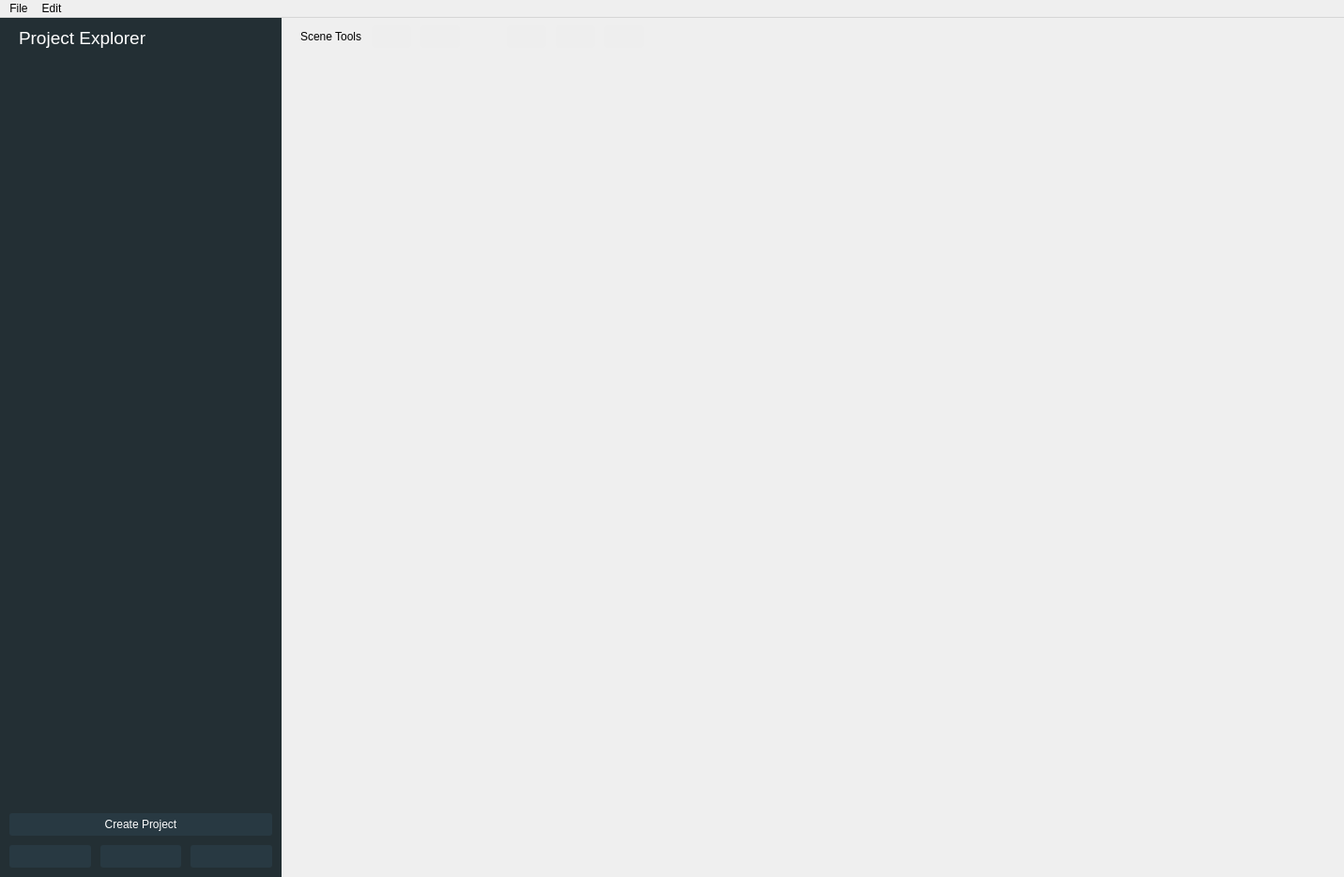
<?xml version="1.0" encoding="UTF-8"?>
<ui version="4.0">
 <class>MainWindow</class>
 <widget class="QMainWindow" name="MainWindow">
  <property name="geometry">
   <rect>
    <x>0</x>
    <y>0</y>
    <width>1432</width>
    <height>934</height>
   </rect>
  </property>
  <property name="windowTitle">
   <string>CutScene</string>
  </property>
  <property name="styleSheet">
   <string notr="true"/>
  </property>
  <widget class="QWidget" name="centralwidget">
   <layout class="QGridLayout" name="gridLayout">
    <property name="leftMargin">
     <number>0</number>
    </property>
    <property name="topMargin">
     <number>0</number>
    </property>
    <property name="rightMargin">
     <number>0</number>
    </property>
    <property name="bottomMargin">
     <number>0</number>
    </property>
    <property name="spacing">
     <number>0</number>
    </property>
    <item row="3" column="0">
     <widget class="QWidget" name="widget" native="true">
      <property name="minimumSize">
       <size>
        <width>300</width>
        <height>0</height>
       </size>
      </property>
      <property name="maximumSize">
       <size>
        <width>300</width>
        <height>16777215</height>
       </size>
      </property>
      <property name="styleSheet">
       <string notr="true">background-color: rgb(35, 47, 52);

</string>
      </property>
      <layout class="QVBoxLayout" name="verticalLayout">
       <property name="spacing">
        <number>10</number>
       </property>
       <property name="leftMargin">
        <number>10</number>
       </property>
       <property name="topMargin">
        <number>10</number>
       </property>
       <property name="rightMargin">
        <number>10</number>
       </property>
       <property name="bottomMargin">
        <number>10</number>
       </property>
       <item>
        <widget class="QLabel" name="label">
         <property name="font">
          <font>
           <family>Segoe UI</family>
           <pointsize>14</pointsize>
           <weight>50</weight>
           <italic>false</italic>
           <bold>false</bold>
          </font>
         </property>
         <property name="styleSheet">
          <string notr="true">color: rgb(255, 255, 255);
font: 14pt &quot;Segoe UI&quot;;
margin-left: 5px;</string>
         </property>
         <property name="text">
          <string>Project Explorer</string>
         </property>
        </widget>
       </item>
       <item>
        <widget class="QTreeView" name="levelsView">
         <property name="contextMenuPolicy">
          <enum>Qt::DefaultContextMenu</enum>
         </property>
         <property name="styleSheet">
          <string notr="true">QTreeView {
    show-decoration-selected: 1;
	color: rgb(255, 255, 255);
	font: 25 12pt &quot;Segoe UI Light&quot;;
	outline: none;
}

QTreeView::item {
	border-radius: 2px;
	border: 0px;
	margin-top: 3px;
	margin-bottom: 3px;
	padding: 5px;
    color: rgb(255, 255, 255);
}

QTreeView::item:hover {
    background: rgb(40, 57, 66)
}

QTreeView::item:selected {
    background: rgb(52, 73, 85);
}</string>
         </property>
         <property name="frameShape">
          <enum>QFrame::NoFrame</enum>
         </property>
         <property name="frameShadow">
          <enum>QFrame::Plain</enum>
         </property>
         <property name="lineWidth">
          <number>1</number>
         </property>
         <property name="autoScrollMargin">
          <number>16</number>
         </property>
         <property name="editTriggers">
          <set>QAbstractItemView::NoEditTriggers</set>
         </property>
         <property name="showDropIndicator" stdset="0">
          <bool>false</bool>
         </property>
         <property name="dragEnabled">
          <bool>true</bool>
         </property>
         <property name="selectionMode">
          <enum>QAbstractItemView::ContiguousSelection</enum>
         </property>
         <property name="indentation">
          <number>25</number>
         </property>
         <property name="animated">
          <bool>true</bool>
         </property>
         <property name="expandsOnDoubleClick">
          <bool>false</bool>
         </property>
         <attribute name="headerVisible">
          <bool>false</bool>
         </attribute>
        </widget>
       </item>
       <item>
        <widget class="QPushButton" name="buttonCreateProject">
         <property name="toolTip">
          <string>Create Project</string>
         </property>
         <property name="styleSheet">
          <string notr="true">QPushButton {
color: rgb(255, 255, 255);
font: 9pt &quot;Segoe UI&quot;;
background-color: rgb(40, 57, 66);
padding: 5px;
border-radius: 3px
}

QPushButton:hover {
background-color: rgb(52, 73, 85);
padding: 5px;
border-radius: 3px
}

</string>
         </property>
         <property name="text">
          <string>Create Project</string>
         </property>
         <property name="icon">
          <iconset resource="resources.qrc">
           <normaloff>:/levelIcons/img/icons/levelIcons/create_white_96x96.png</normaloff>:/levelIcons/img/icons/levelIcons/create_white_96x96.png</iconset>
         </property>
         <property name="iconSize">
          <size>
           <width>30</width>
           <height>30</height>
          </size>
         </property>
         <property name="autoDefault">
          <bool>false</bool>
         </property>
         <property name="flat">
          <bool>false</bool>
         </property>
        </widget>
       </item>
       <item>
        <widget class="QWidget" name="widget_2" native="true">
         <property name="styleSheet">
          <string notr="true">QPushButton {
background-color: rgb(40, 57, 66);
padding: 5px;
border-radius: 3px
}

QPushButton:hover {
background-color: rgb(52, 73, 85);
padding: 5px;
border-radius: 3px
}

QPushButton:active {
background-color: rgb(52, 73, 85);
padding: 5px;
border-radius: 3px
}</string>
         </property>
         <layout class="QHBoxLayout" name="horizontalLayout">
          <property name="spacing">
           <number>10</number>
          </property>
          <property name="leftMargin">
           <number>0</number>
          </property>
          <property name="topMargin">
           <number>0</number>
          </property>
          <property name="rightMargin">
           <number>0</number>
          </property>
          <property name="bottomMargin">
           <number>0</number>
          </property>
          <item>
           <widget class="QPushButton" name="buttonAddLevel">
            <property name="toolTip">
             <string>Add Level</string>
            </property>
            <property name="styleSheet">
             <string notr="true"/>
            </property>
            <property name="text">
             <string/>
            </property>
            <property name="icon">
             <iconset resource="resources.qrc">
              <normaloff>:/levelIcons/img/icons/levelIcons/add_box_white_96x96.png</normaloff>
              <disabledoff>:/levelIcons/img/icons/levelIcons/add_box_grey_96x96.png</disabledoff>:/levelIcons/img/icons/levelIcons/add_box_white_96x96.png</iconset>
            </property>
            <property name="iconSize">
             <size>
              <width>30</width>
              <height>30</height>
             </size>
            </property>
           </widget>
          </item>
          <item>
           <widget class="QPushButton" name="buttonAddSubLevel">
            <property name="toolTip">
             <string>Add SubLevel</string>
            </property>
            <property name="text">
             <string/>
            </property>
            <property name="icon">
             <iconset resource="resources.qrc">
              <normaloff>:/levelIcons/img/icons/levelIcons/library_add_white_96x96.png</normaloff>
              <disabledoff>:/levelIcons/img/icons/levelIcons/library_add_grey_96x96.png</disabledoff>:/levelIcons/img/icons/levelIcons/library_add_white_96x96.png</iconset>
            </property>
            <property name="iconSize">
             <size>
              <width>30</width>
              <height>30</height>
             </size>
            </property>
           </widget>
          </item>
          <item>
           <widget class="QPushButton" name="buttonAddScene">
            <property name="toolTip">
             <string>Add Scene</string>
            </property>
            <property name="text">
             <string/>
            </property>
            <property name="icon">
             <iconset resource="resources.qrc">
              <normaloff>:/levelIcons/img/icons/levelIcons/videogame_asset_white_96x96.png</normaloff>
              <disabledoff>:/levelIcons/img/icons/levelIcons/videogame_asset_grey_96x96.png</disabledoff>:/levelIcons/img/icons/levelIcons/videogame_asset_white_96x96.png</iconset>
            </property>
            <property name="iconSize">
             <size>
              <width>30</width>
              <height>30</height>
             </size>
            </property>
           </widget>
          </item>
         </layout>
        </widget>
       </item>
      </layout>
     </widget>
    </item>
    <item row="3" column="1">
     <widget class="QWidget" name="widget_3" native="true">
      <widget class="QWidget" name="widget_4" native="true">
       <property name="geometry">
        <rect>
         <x>0</x>
         <y>0</y>
         <width>801</width>
         <height>40</height>
        </rect>
       </property>
       <property name="styleSheet">
        <string notr="true">QPushButton {
background-color: rgb(238, 238, 238);
padding: 5px;
border-radius: 3px
}

QPushButton:hover {
background-color: rgb(200, 200, 200);
padding: 5px;
border-radius: 3px
}

QPushButton:checked {
background-color: rgb(200, 200, 200);
padding: 5px;
border-radius: 3px
}</string>
       </property>
       <layout class="QHBoxLayout" name="horizontalLayout_2">
        <property name="spacing">
         <number>10</number>
        </property>
        <property name="leftMargin">
         <number>10</number>
        </property>
        <property name="topMargin">
         <number>0</number>
        </property>
        <property name="rightMargin">
         <number>10</number>
        </property>
        <property name="bottomMargin">
         <number>0</number>
        </property>
        <item>
         <widget class="QLabel" name="sceneToolsLabel">
          <property name="sizePolicy">
           <sizepolicy hsizetype="Maximum" vsizetype="Preferred">
            <horstretch>0</horstretch>
            <verstretch>0</verstretch>
           </sizepolicy>
          </property>
          <property name="styleSheet">
           <string notr="true">font: 14pt &quot;Segoe UI&quot;;</string>
          </property>
          <property name="text">
           <string>Scene Tools</string>
          </property>
          <property name="margin">
           <number>1</number>
          </property>
          <property name="indent">
           <number>10</number>
          </property>
          <property name="textInteractionFlags">
           <set>Qt::NoTextInteraction</set>
          </property>
         </widget>
        </item>
        <item>
         <widget class="QPushButton" name="buttonAddObjective">
          <property name="sizePolicy">
           <sizepolicy hsizetype="Maximum" vsizetype="Maximum">
            <horstretch>0</horstretch>
            <verstretch>0</verstretch>
           </sizepolicy>
          </property>
          <property name="toolTip">
           <string>Add Objective</string>
          </property>
          <property name="text">
           <string/>
          </property>
          <property name="icon">
           <iconset resource="resources.qrc">
            <normaloff>:/visualModeIcons/img/icons/visualModeIcons/explore_black_96x96.png</normaloff>:/visualModeIcons/img/icons/visualModeIcons/explore_black_96x96.png</iconset>
          </property>
          <property name="iconSize">
           <size>
            <width>30</width>
            <height>30</height>
           </size>
          </property>
         </widget>
        </item>
        <item>
         <widget class="QPushButton" name="buttonAddAnimation">
          <property name="sizePolicy">
           <sizepolicy hsizetype="Maximum" vsizetype="Fixed">
            <horstretch>0</horstretch>
            <verstretch>0</verstretch>
           </sizepolicy>
          </property>
          <property name="toolTip">
           <string>Add Animation</string>
          </property>
          <property name="text">
           <string/>
          </property>
          <property name="icon">
           <iconset resource="resources.qrc">
            <normaloff>:/visualModeIcons/img/icons/visualModeIcons/forum_black_96x96.png</normaloff>:/visualModeIcons/img/icons/visualModeIcons/forum_black_96x96.png</iconset>
          </property>
          <property name="iconSize">
           <size>
            <width>30</width>
            <height>30</height>
           </size>
          </property>
          <property name="checkable">
           <bool>false</bool>
          </property>
         </widget>
        </item>
        <item>
         <spacer name="horizontalSpacer">
          <property name="orientation">
           <enum>Qt::Horizontal</enum>
          </property>
          <property name="sizeType">
           <enum>QSizePolicy::Fixed</enum>
          </property>
          <property name="sizeHint" stdset="0">
           <size>
            <width>40</width>
            <height>20</height>
           </size>
          </property>
         </spacer>
        </item>
        <item>
         <widget class="QPushButton" name="buttonManipulate">
          <property name="toolTip">
           <string>Move Item</string>
          </property>
          <property name="text">
           <string/>
          </property>
          <property name="icon">
           <iconset resource="resources.qrc">
            <normaloff>:/visualModeIcons/img/icons/visualModeIcons/pan_tool_black_96x96.png</normaloff>:/visualModeIcons/img/icons/visualModeIcons/pan_tool_black_96x96.png</iconset>
          </property>
          <property name="iconSize">
           <size>
            <width>30</width>
            <height>30</height>
           </size>
          </property>
          <property name="checkable">
           <bool>true</bool>
          </property>
         </widget>
        </item>
        <item>
         <widget class="QPushButton" name="buttonConnect">
          <property name="toolTip">
           <string>Connect Items</string>
          </property>
          <property name="text">
           <string/>
          </property>
          <property name="icon">
           <iconset resource="resources.qrc">
            <normaloff>:/visualModeIcons/img/icons/visualModeIcons/timeline_black_96x96.png</normaloff>:/visualModeIcons/img/icons/visualModeIcons/timeline_black_96x96.png</iconset>
          </property>
          <property name="iconSize">
           <size>
            <width>30</width>
            <height>30</height>
           </size>
          </property>
          <property name="checkable">
           <bool>true</bool>
          </property>
          <property name="checked">
           <bool>false</bool>
          </property>
         </widget>
        </item>
        <item>
         <widget class="QPushButton" name="buttonDelete">
          <property name="toolTip">
           <string>Remove Connection</string>
          </property>
          <property name="text">
           <string/>
          </property>
          <property name="icon">
           <iconset resource="resources.qrc">
            <normaloff>:/visualModeIcons/img/icons/visualModeIcons/remove_circle_black_96x96.png</normaloff>:/visualModeIcons/img/icons/visualModeIcons/remove_circle_black_96x96.png</iconset>
          </property>
          <property name="iconSize">
           <size>
            <width>30</width>
            <height>30</height>
           </size>
          </property>
          <property name="checkable">
           <bool>true</bool>
          </property>
         </widget>
        </item>
        <item>
         <spacer name="horizontalSpacer_3">
          <property name="orientation">
           <enum>Qt::Horizontal</enum>
          </property>
          <property name="sizeHint" stdset="0">
           <size>
            <width>40</width>
            <height>20</height>
           </size>
          </property>
         </spacer>
        </item>
       </layout>
      </widget>
     </widget>
    </item>
   </layout>
  </widget>
  <widget class="QMenuBar" name="menubar">
   <property name="geometry">
    <rect>
     <x>0</x>
     <y>0</y>
     <width>1432</width>
     <height>26</height>
    </rect>
   </property>
   <widget class="QMenu" name="menuFile">
    <property name="title">
     <string>File</string>
    </property>
    <addaction name="actionNew"/>
    <addaction name="actionOpen"/>
    <addaction name="separator"/>
    <addaction name="actionSave"/>
    <addaction name="actionSaveAs"/>
    <addaction name="separator"/>
    <addaction name="actionExit"/>
   </widget>
   <widget class="QMenu" name="menuEdit">
    <property name="title">
     <string>Edit</string>
    </property>
    <addaction name="actionUndo"/>
    <addaction name="actionRedo"/>
   </widget>
   <addaction name="menuFile"/>
   <addaction name="menuEdit"/>
  </widget>
  <action name="actionNew">
   <property name="text">
    <string>New</string>
   </property>
   <property name="toolTip">
    <string>Create a new project</string>
   </property>
   <property name="shortcut">
    <string>Ctrl+N</string>
   </property>
  </action>
  <action name="actionOpen">
   <property name="text">
    <string>Open</string>
   </property>
   <property name="toolTip">
    <string>Open an existing project</string>
   </property>
   <property name="shortcut">
    <string>Ctrl+O</string>
   </property>
  </action>
  <action name="actionSave">
   <property name="text">
    <string>Save</string>
   </property>
   <property name="toolTip">
    <string>Save this project</string>
   </property>
   <property name="shortcut">
    <string>Ctrl+S</string>
   </property>
  </action>
  <action name="actionSaveAs">
   <property name="text">
    <string>Save As</string>
   </property>
   <property name="toolTip">
    <string>Save a copy of this project</string>
   </property>
   <property name="shortcut">
    <string>Ctrl+Shift+S</string>
   </property>
  </action>
  <action name="actionExit">
   <property name="text">
    <string>Exit</string>
   </property>
   <property name="toolTip">
    <string>Exit CutScene</string>
   </property>
   <property name="shortcut">
    <string>Ctrl+Q</string>
   </property>
  </action>
  <action name="actionUndo">
   <property name="text">
    <string>Undo</string>
   </property>
   <property name="shortcut">
    <string>Ctrl+Z</string>
   </property>
  </action>
  <action name="actionRedo">
   <property name="text">
    <string>Redo</string>
   </property>
   <property name="shortcut">
    <string>Ctrl+Shift+Z</string>
   </property>
  </action>
 </widget>
 <resources>
  <include location="resources.qrc"/>
 </resources>
 <connections/>
</ui>
